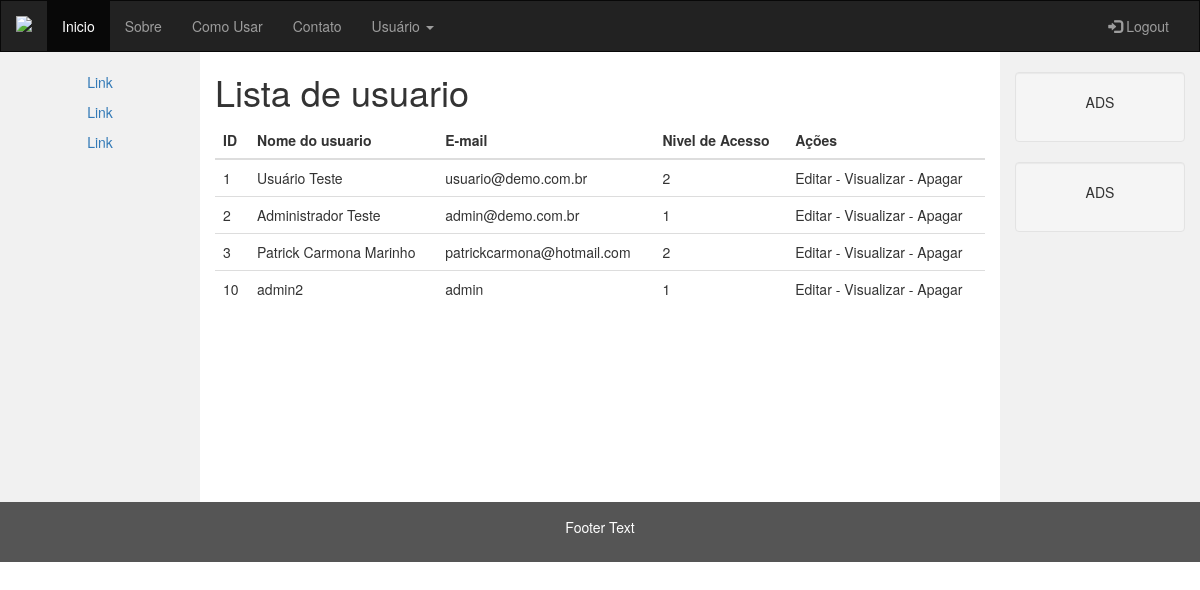
The app's page /listar_usuario.php (signed in) with its own data.
### tables this page shows
CREATE TABLE `usuarios` (
  `id` int(11) UNSIGNED NOT NULL,
  `nome` varchar(50) NOT NULL,
  `usuario` varchar(25) NOT NULL,
  `senha` varchar(40) NOT NULL,
  `email` varchar(100) NOT NULL,
  `nivel` int(1) UNSIGNED NOT NULL DEFAULT '1',
  `nivel_acesso_id` int(11) NOT NULL DEFAULT '2',
  `ativo` tinyint(1) NOT NULL DEFAULT '1',
  `cadastro` timestamp NOT NULL DEFAULT CURRENT_TIMESTAMP ON UPDATE CURRENT_TIMESTAMP,
  `sexo` char(1) NOT NULL
);

### listar_usuario.php (the view, shortened to what this page needs)
<?php
	include_once("conexao.php");
?>
<!DOCTYPE html>
<html lang="pt">
<head>
  <link rel="stylesheet" href="https://maxcdn.bootstrapcdn.com/bootstrap/3.3.7/css/bootstrap.min.css">
</head>
<body>
<?php
include_once("NavBarAdmin.php");
$sql=("SELECT * FROM usuarios ORDER BY 'id'");
$result = mysqli_query($conn, $sql);
?>
<div class="container-fluid text-center">
  <div class="row content">
    <div class="col-sm-2 sidenav">
      <p><a href="#">Link</a></p>
      <p><a href="#">Link</a></p>
      <p><a href="#">Link</a></p>
    </div>
    <div class="col-sm-8 text-left">
      <h1>Lista de usuario</h1>
      <table class="table">
  <thead class="thead-dark">
    <tr>
      <th scope="col">ID</th>
      <th scope="col">Nome do usuario</th>
      <th scope="col">E-mail</th>
      <th scope="col">Nivel de Acesso</th>
      <th scope="col">Ações</th>
    </tr>
  </thead>
  <tbody>
      <?php
      while ($linhas = mysqli_fetch_array($result)) {
          echo "<tr>";
          echo "<td>".$linhas['id']."</td>";
          echo "<td>".$linhas['nome']."</td>";
          echo "<td>".$linhas['email']."</td>";
          echo "<td>".$linhas['nivel_acesso_id']."</td>";
          echo "<td> Editar - Visualizar - Apagar </td>";
          echo "</tr>";
      }
      ?>
  </tbody>
</table>
    </div>
    <div class="col-sm-2 sidenav">
      <div class="well">
        <p>ADS</p>
      </div>
      <div class="well">
        <p>ADS</p>
      </div>
    </div>
  </div>
</div>
<footer class="container-fluid text-center">
  <p>Footer Text</p>
</footer>
</body>
</html>

### NavBarAdmin.php (shortened to what this page needs)
<nav class="navbar navbar-inverse">
  <div class="container-fluid">
    <div class="navbar-header">
        <a class="navbar-brand" href="#"><img src="Imagens/logo.ico"></a>
    </div>
    <div class="collapse navbar-collapse" id="myNavbar">
      <ul class="nav navbar-nav">
        <li class="active"><a href="#">Inicio</a></li>
        <li><a href="#">Sobre</a></li>
        <li><a href="#">Como Usar</a></li>
        <li><a href="#">Contato</a></li>
         <li class="dropdown">
                  <a href="#" class="dropdown-toggle" data-toggle="dropdown" role="button" aria-haspopup="true" aria-expanded="false">Usuário <span class="caret"></span></a>
                </li>
      </ul>
      <ul class="nav navbar-nav navbar-right">
        <li><a href="logout.php"><span class="glyphicon glyphicon-log-in"></span> Logout</a></li>
      </ul>
    </div>
  </div>
</nav>

### listar_usuario.php (style rules this page uses)
.navbar { margin-bottom: 0; border-radius: 0; }
.row.content { height: 450px }
.sidenav { padding-top: 20px; background-color: #f1f1f1; height: 100%; }
footer { background-color: #555; color: white; padding: 15px; }

### records on screen
usuarios: id "1", nome "Usuário Teste", email "usuario@demo.com.br", nivel_acesso "2"
usuarios: id "2", nome "Administrador Teste", email "admin@demo.com.br", nivel_acesso "1"
usuarios: id "3", nome "Patrick Carmona Marinho", email "patrickcarmona@hotmail.com", nivel_acesso "2"
usuarios: id "10", nome "admin2", email "admin", nivel_acesso "1"
